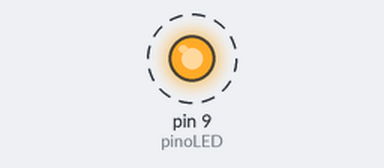
Recording of a sketch running on a simulated Arduino Uno, built with avr-gcc and run on an emulated ATmega328P. On the bench: output pins drawn as LEDs (lit = HIGH). Dashed ring = blinking.

Above: at 0.5 s.
Timing chart, 0 to 4.6 s (numbered marks = the images above):
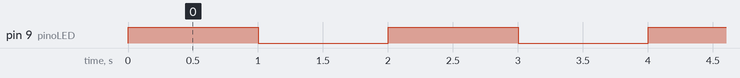

The sketch:

atividade02.ino
```cpp
/*
 Atividade 02 - Pisca LED
 */
int pinoLED = 9;

void setup() {
  // configura o pino como saida
  pinMode(pinoLED, OUTPUT);
}

void loop() {
  // envia nível alto para o pino
  digitalWrite(pinoLED, HIGH);

  // aguarda 1 segundo
  delay(1000);

  // envia nível baixo para o pino
  digitalWrite(pinoLED, LOW);

  // aguarda 1 segundo
  delay(1000);
}
```

Measured:
- by itself, pin 9 (pinoLED): alternates HIGH for 1.0 s and LOW for 1.0 s
